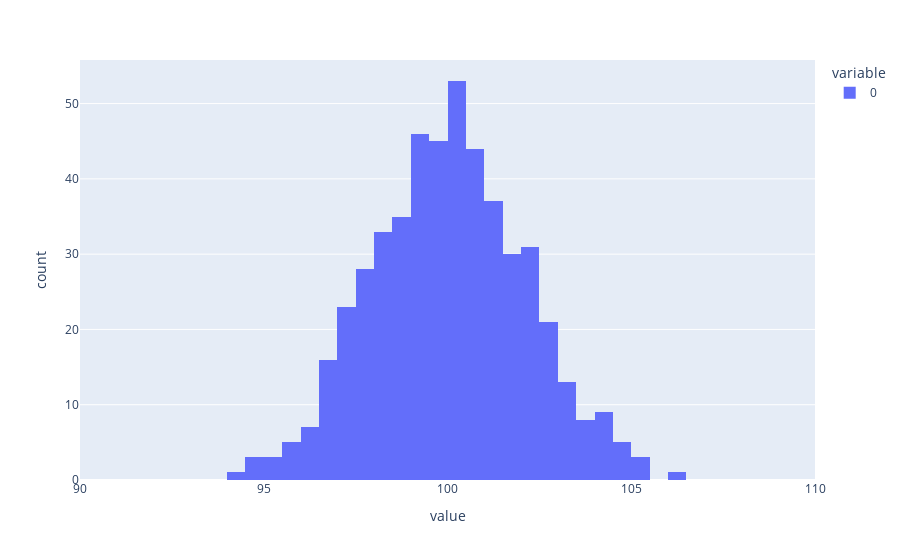

The notebook cell saved with this chart:
### Markdown cell above
### Histogramas

En comparación a los gráficos anteriores,el histograma es un diagrama que permite representar las frecuencias acumuladas en una determinada muestra al igual como lo vimos con la librería Matplotlib.

En este caso además utilizaremos la librería numpy,para generar una muestra mediante una distribución normal con parámetros $N~(\bar{X}=80,\sigma=110)$

### Code cell
import plotly.express as px
import numpy as np

data = np.random.normal(100, 2, size=500) # replace with your own data source
fig = px.histogram(data, range_x=[90, 110])
fig.show()

### Figure 1 — Plotly figure (JSON) as saved in the notebook; plotly's stock layout.template omitted (floating-point values rounded to 4 significant figures; data arrays with more than 128 entries replaced by an {"elided": "..."} marker saying what was removed)
{"data": [{"alignmentgroup": "True", "bingroup": "x", "hovertemplate": "variable=0<br>value=%{x}<br>count=%{y}<extra></extra>", "legendgroup": "0", "marker": {"color": "#636efa", "pattern": {"shape": ""}}, "name": "0", "offsetgroup": "0", "orientation": "v", "showlegend": true, "type": "histogram", "x": {"elided": "500 float values"}, "xaxis": "x", "yaxis": "y"}], "layout": {"autosize": true, "barmode": "relative", "legend": {"title": {"text": "variable"}, "tracegroupgap": 0}, "margin": {"t": 60}, "xaxis": {"anchor": "y", "domain": [0, 1], "range": [90, 110], "title": {"text": "value"}, "type": "linear"}, "yaxis": {"anchor": "x", "autorange": true, "domain": [0, 1], "range": [0, 55.79], "title": {"text": "count"}}}}
